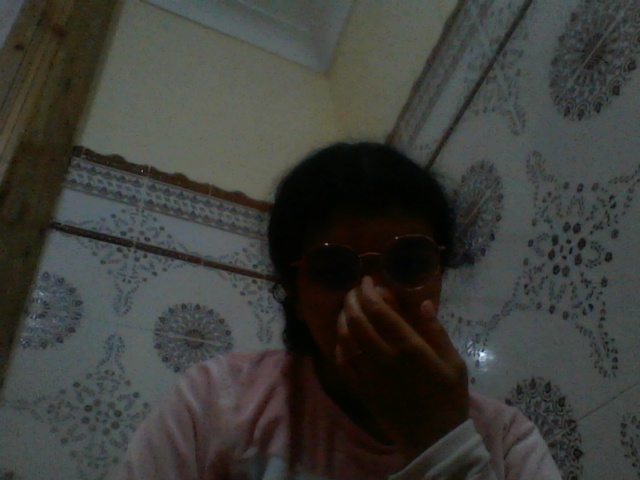
#> input picture OCR/temp_image.jpg, 640 x 480 px, given in place of the camera
$ python test.py
#> lines starting #> are read from the running program, lines starting #| are printed output that depends on the picture; after the words box and inside, x2 and y2 are one past the last pixel; in counts of white or black regions, pixels touching at a corner belong together
import cv2
import numpy as np

# Dictionnaire contenant les plages HSV de différentes couleurs
colors = {
   'blanc': [(0, 0, 200), (255, 30, 255)],
    'noir': [(0, 0, 0), (255, 30, 50)],
    'rouge': [(160, 100, 100), (180, 255, 255)],
    'jaune': ([15, 150, 20], [35, 255, 255]),
    'bleu': ([90, 60, 0], [121, 255, 255]),
    'vert': ([35, 50, 50], [85, 255, 255]),
    'orange': ([10, 100, 20], [20, 255, 255]),
    'marron': ([10, 100, 20], [30, 255, 150]),
    'rose': ([140, 50, 50], [165, 255, 255]),
    'violet': ([125, 100, 50], [155, 255, 255])
}

# Fonction pour détecter les couleurs dans l'image
def detect_color(frame, color_name, lower, upper):
    # Convertir l'image de BGR à HSV
    hsv_frame = cv2.cvtColor(frame, cv2.COLOR_BGR2HSV)

    # Appliquer le masque pour la couleur spécifique
    mask = cv2.inRange(hsv_frame, np.array(lower), np.array(upper))

    # Trouver les contours dans le masque
    contours, _ = cv2.findContours(mask, cv2.RETR_EXTERNAL, cv2.CHAIN_APPROX_SIMPLE)

    # Parcourir les contours trouvés
    for contour in contours:
        area = cv2.contourArea(contour)
        if area > 500:  # Filtrer les petits contours
            # Obtenir les coordonnées du rectangle englobant
            x, y, w, h = cv2.boundingRect(contour)

            # Dessiner un rectangle autour de la couleur détectée
            cv2.rectangle(frame, (x, y), (x + w, y + h), (0, 255, 0), 2)

            # Afficher le nom de la couleur au-dessus du rectangle
            cv2.putText(frame, color_name, (x, y - 10), cv2.FONT_HERSHEY_SIMPLEX, 0.7, (0, 255, 0), 2)

            # Imprimer les coordonnées de la couleur détectée dans la console
            print(f"{color_name} détecté à x={x}, y={y}")

    return frame

# Capturer la vidéo de la webcam
video_capture = cv2.VideoCapture(0)

# Vérifier que la caméra a été ouverte
if not video_capture.isOpened():
    print("Erreur: Impossible d'ouvrir la caméra.")
    exit()

while True:
    # Capturer une frame de la vidéo
    ret, frame = video_capture.read()
#> frame is the input picture: shape (480, 640, 3); mean B, G, R 57.9, 61.9, 61

    # Vérifier si la frame a été capturée avec succès
    if not ret:
        print("Erreur: Impossible de lire la frame.")
        break

    # Détecter les couleurs définies dans le dictionnaire
    for color_name, (lower, upper) in colors.items():
        frame = detect_color(frame, color_name, lower, upper)
#> this loop made 10 passes
#> contours in detect_color on passes 1, 9: [[[482, 354], [483, 354], [484, 355], [484, 354]]], 10 contours, all with area under 20
#> pass 1, in detect_color, `mask = cv2.inRange(hsv_frame, np.array(lower), np.array(upper))`:
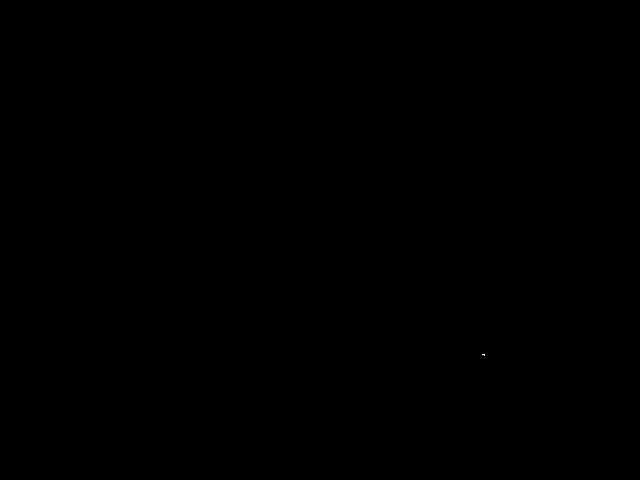
#> mask: shape (480, 640); 0% white in thin lines or dots, all inside (x1, y1, x2, y2) = (482, 354, 485, 356)
#> pass 2, in detect_color (call 2), `mask = cv2.inRange(hsv_frame, np.array(lower), np.array(upper))`:
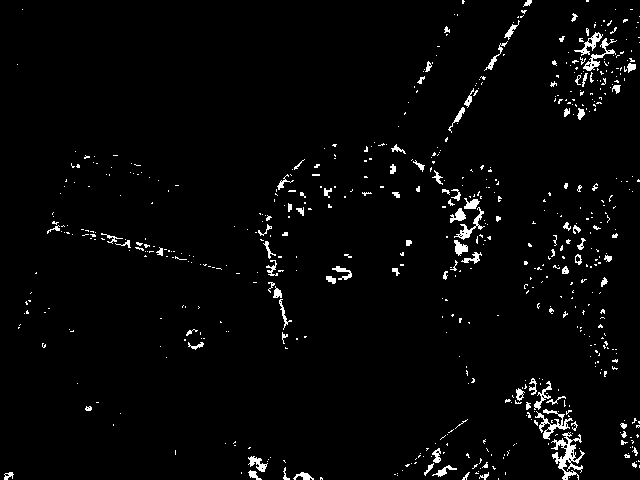
#> mask: shape (480, 640); 2.7% white in thin lines or dots
#> after the loop:
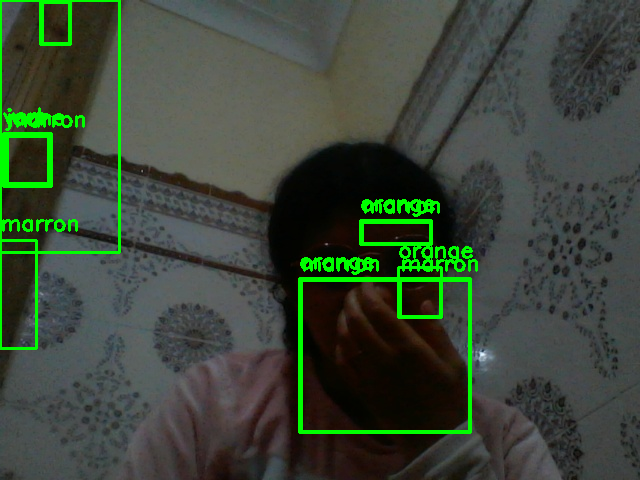
#> frame: shape (480, 640, 3); 4.12% of pixels changed, all inside (x1, y1, x2, y2) = (0, 0, 478, 434)

    # Afficher la frame avec la détection des couleurs
    cv2.imshow('Detection de couleurs', frame)

    # Si l'utilisateur appuie sur 'q', arrêter la boucle
    if cv2.waitKey(1) & 0xFF == ord('q'):
#> (key q is pressed here)
        break

# Libérer la capture vidéo et fermer les fenêtres OpenCV
video_capture.release()
cv2.destroyAllWindows()
